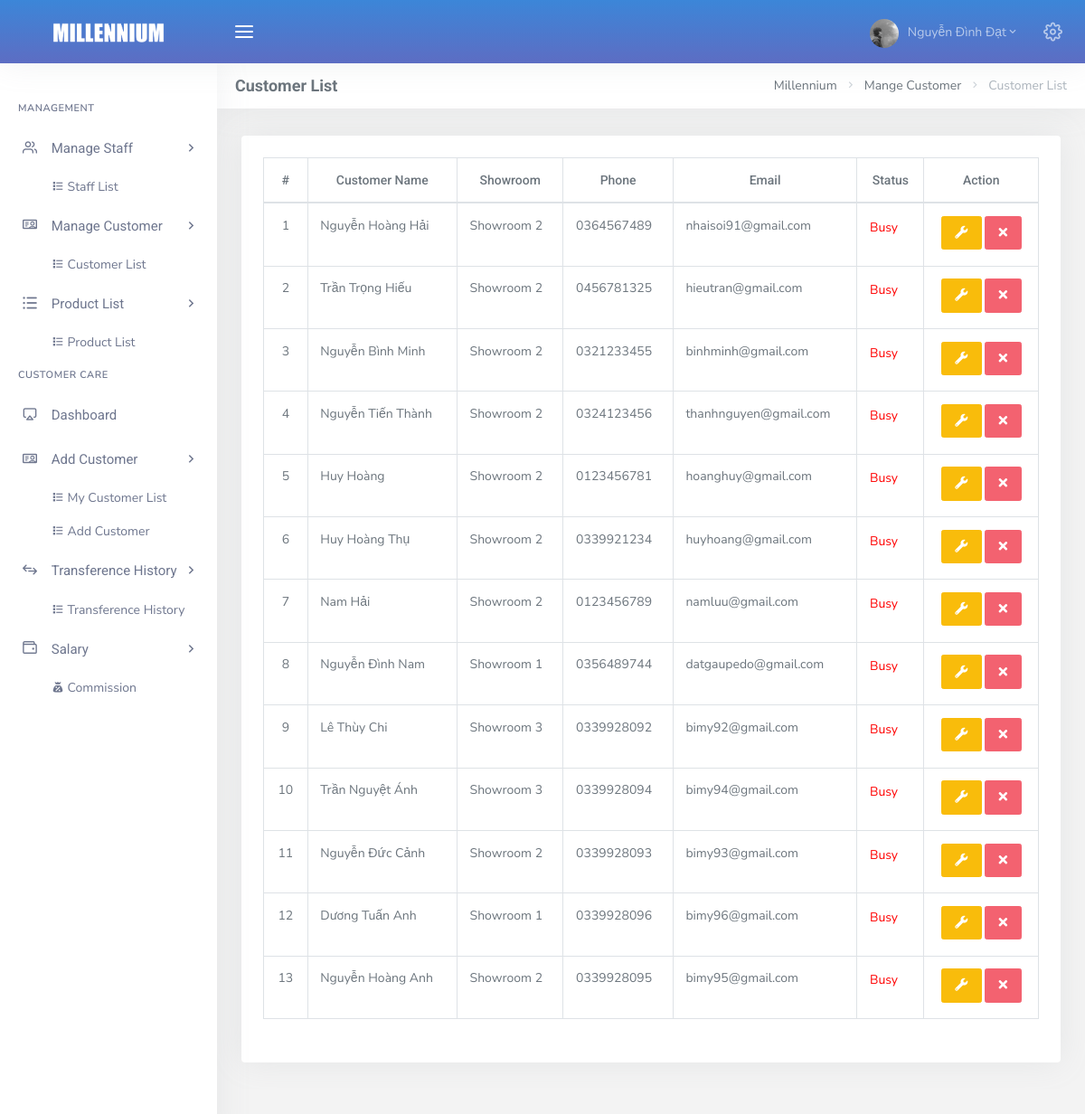
/admin/dashboard.php?page=list_customer (signed in), run on an earlier commit of the app's database.
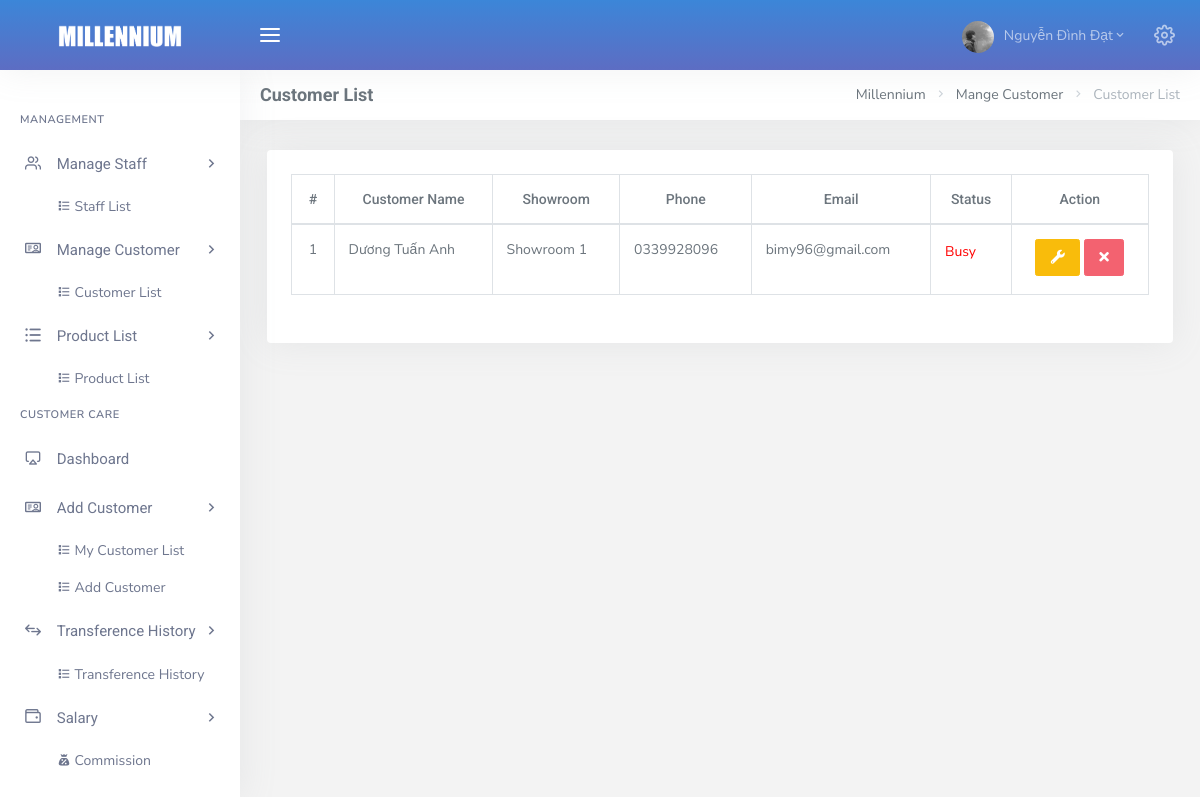
And on a later commit of the database.
### tables this page shows
CREATE TABLE `tbl_customer` (
  `id` int(11) NOT NULL,
  `name` varchar(50) NOT NULL,
  `showroom_id` int(11) NOT NULL,
  `phone` varchar(10) NOT NULL,
  `email` varchar(50) NOT NULL,
  `sex` varchar(5) NOT NULL,
  `birth` date NOT NULL DEFAULT '1970-01-01',
  `passw` varchar(50) NOT NULL,
  `avatar` varchar(50) NOT NULL DEFAULT 'guest.jpg',
  `create_at` datetime NOT NULL DEFAULT current_timestamp()
);

CREATE TABLE `tbl_showroom` (
  `showroom_id` int(11) NOT NULL,
  `title` varchar(50) NOT NULL,
  `addres` varchar(100) NOT NULL,
  `create_at` datetime NOT NULL DEFAULT current_timestamp()
);

### admin/Controller/Customer/Customer_c.php (called while the page is built)
<?php
    include_once("Model/Customer/Customer_m.php");
    class Customer_c extends Customer_m {
        private $customer;
        function __construct()
        {
            $this->customer = new Customer_m();
        }
        public function Customer () {
            $customer = $this->customer->getCustomer();
            include_once 'View/Customer/list_customer.php';
        }
    }

### admin/Config/myConfig.php (called while the page is built, shortened)
<?php
	class Connect{
		private $user = "root";
		private $pass = "";
		private $dns = "mysql:host=localhost;dbname=customer_care";
		function __construct(){
			try {
				$this->pdo = new PDO($this->dns, $this->user, $this->pass);
				$this->pdo->query("SET NAMES utf8");
			} catch (PDOException $e) {
				echo $e->getMessage();
				exit();
			}
		}
	}
 ?>

### admin/Model/Customer/Customer_m.php (called while the page is built, shortened)
<?php
    include_once("Config/myConfig.php");
    class Customer_m extends Connect {
        function __construct()
        {
            parent::__construct();
        }
        protected function getCustomer () {
            $sql = "SELECT
                        *
                    FROM
                        tbl_customer,
                        tbl_showroom,
                        tbl_care
                    WHERE
                        tbl_customer.showroom_id = tbl_showroom.showroom_id AND tbl_customer.id = tbl_care.customer_id
                    ORDER BY
                        tbl_customer.create_at
                    DESC
                        ";
            $pre = $this->pdo->prepare($sql);
            $pre->execute();
            $result = array();
            while ($row = $pre->fetch(PDO::FETCH_ASSOC)) {
                $result[] = $row;
            }
            return $result;
        }
    }

### admin/View/Customer/list_customer.php (the view, shortened to what this page needs)
<?php
  include_once("Controller/Customer/Customer_c.php");
 ?>
<div class="row">
  <div class="col-12">
    <div class="card-box table-responsive table_Cus">
        <table id="datatable_listcustomer" class="display table table-bordered dt-responsive nowrap" style="border-collapse: collapse; border-spacing: 0; width: 100%;">
          <thead>
            <tr class="text-center">
              <th>#</th>
              <th>Customer Name</th>
              <th>Showroom</th>
              <th>Phone</th>
              <th>Email</th>
              <th>Status</th>
              <th>Action</th>
            </tr>
          </thead>
          <tbody id="view_data">
            <?php
              $dem = 0;
              foreach ($customer as $key => $value) {
              ?>
                <tr>
                  <td class="text-center"><?php echo $dem+=1; ?></td>
                  <td><?php echo $value['name']; ?></td>
                  <td><?php echo $value['title']; ?></td>
                  <td><?php echo $value['phone']; ?></td>
                  <td><?php echo $value['email']; ?></td>
                  <td><?php
                      if ($value['status'] == 1) {
                          echo "<p style='color: red;'>Busy</p>";
                      }else if ($value['status'] == 2){
                          echo "<p style='color: green;'>Purchased</p>";
                      }else if ($value['status'] == 3){
                          echo "<p style='color: blue;'>New</p>";
                      }
                  ?></td>
                  <td class="text-center">
                    <button type="button" class="btn btn-icon waves-effect waves-light btn-warning" data-toggle="modal" data-target="#edit_customer<?= $value['id'] ?>" data-whatever="@getbootstrap" title="Modify"><span><i class="fas fa-wrench"></i></span></button>
                      <button class="btn btn-danger btn-icon waves-effect waves-light delCus" value="<?php echo $value['id']; ?>" title="Delete">
                        <i class="fas fa-times"></i>
                      </button>
                  </td>
                </tr>
              <?php
              }
             ?>
          </tbody>
      </table>
    </div>
  </div>
</div>

What changed in the data, as far as the page shows it:
removed tbl_customer: dem "1", name "Nguyễn Hoàng Hải", showroom.title "Showroom 2", phone "0364567489", email "nhaisoi91@gmail.com", $value['id'] 156 (drawn)
removed tbl_customer: dem "2", name "Trần Trọng Hiếu", showroom.title "Showroom 2", phone "0456781325", email "hieutran@gmail.com", $value['id'] 155 (drawn)
removed tbl_customer: dem "3", name "Nguyễn Bình Minh", showroom.title "Showroom 2", phone "0321233455", email "binhminh@gmail.com", $value['id'] 154 (drawn)
removed tbl_customer: dem "4", name "Nguyễn Tiến Thành", showroom.title "Showroom 2", phone "0324123456", email "thanhnguyen@gmail.com", $value['id'] 153 (drawn)
removed tbl_customer: dem "5", name "Huy Hoàng", showroom.title "Showroom 2", phone "0123456781", email "hoanghuy@gmail.com", $value['id'] 152 (drawn)
removed tbl_customer: dem "6", name "Huy Hoàng Thụ", showroom.title "Showroom 2", phone "0339921234", email "huyhoang@gmail.com", $value['id'] 151 (drawn)
removed tbl_customer: dem "7", name "Nam Hải", showroom.title "Showroom 2", phone "0123456789", email "namluu@gmail.com", $value['id'] 150 (drawn)
removed tbl_customer: dem "8", name "Nguyễn Đình Nam", showroom.title "Showroom 1", phone "0356489744", email "datgaupedo@gmail.com", $value['id'] 149 (drawn)
removed tbl_customer: dem "9", name "Lê Thùy Chi", showroom.title "Showroom 3", phone "0339928092", email "bimy92@gmail.com", $value['id'] 11 (drawn)
removed tbl_customer: dem "10", name "Trần Nguyệt Ánh", showroom.title "Showroom 3", phone "0339928094", email "bimy94@gmail.com", $value['id'] 9 (drawn)
removed tbl_customer: dem "11", name "Nguyễn Đức Cảnh", showroom.title "Showroom 2", phone "0339928093", email "bimy93@gmail.com", $value['id'] 10 (drawn)
removed tbl_customer: dem "13", name "Nguyễn Hoàng Anh", showroom.title "Showroom 2", phone "0339928095", email "bimy95@gmail.com", $value['id'] 8 (drawn)
changed tbl_customer "Dương Tuấn Anh": dem "12" → "1"
